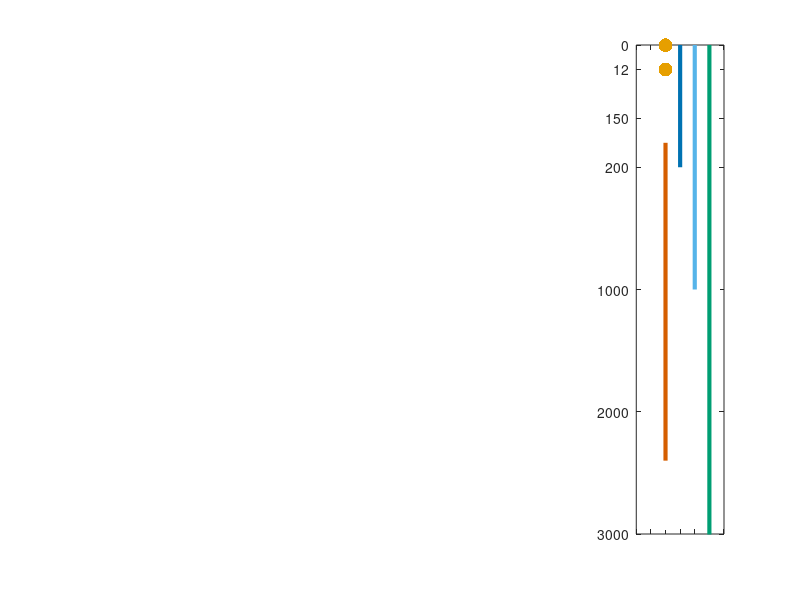

MATLAB code to generate this figure: (Note: this script raises an error after producing the figure.)

cd('G:\My Drive\Matlab_work\BC\Fogaren-OOI-Irminger\CTD_Processing')
load OOI_BCO_DMO_latlons.mat
SUMOlat = 59.933;    SUMOlon = -39.465;

%%

colorblind = [0 0.61961 0.45098; 0 0.44706 0.69804; 0.33725 0.70588 0.91373; 0.94118 0.89412 0.25882;...
    0.90196 0.62353 0; 0.83529 0.36863 0; 0.8 0.47451 0.6549];
close all

figure
subplot(1,5,5)
axes1 = gca;
set(gcf,'position',[100,100,1000,600])
plot(1,1,'.','MarkerSize',30,'Color',colorblind(5,:)) % 1 m 
hold on
plot(1,100,'.','MarkerSize',30,'Color',colorblind(5,:)) % 12 m NSIF
plot([1.5 1.5],[0 500],'Color',colorblind(2,:),'Linewidth',3) % shallow prof
plot([2 2],[0 1000],'Color',colorblind(3,:),'Linewidth',3) % deep prof
plot([1 1],[400 1700],'Color',colorblind(6,:),'Linewidth',3) % wfp
plot([2.5 2.5],[0 3000],'Color',colorblind(1,:),'Linewidth',3) % deep prof
axis ij
xlim([0 3])
ylim([0 2000])
axis ij
set(axes1,'YTick',[0 100 300 500 1000 1500 2000],...
    'YTickLabel',...
                {'0','12','150','200','1000','2000','3000'});
set(axes1,'XTickLabel','','XTick','');
axes1.FontSize = 14;
ylabel('pressure (dbar)')

subplot(1,5,[1 3.75])
plot(1,1,'ok','Linewidth',1.2,'MarkerSize',13,'MarkerFaceColor',colorblind(5,:))
hold on
plot(1,1,'ok','Linewidth',1.2,'MarkerSize',13,'MarkerFaceColor',colorblind(6,:))
plot(1,1,'Linewidth',2,'Color',colorblind(3,:))
plot(1,1,'Linewidth',2,'Color',colorblind(2,:))
plot(1,1,'ok','Linewidth',1.2,'MarkerSize',6,'MarkerFaceColor',colorblind(1,:))
axes1 = gca;
for j = 1:13
    plot(movmean(glider{j}.lon(1:end),1),movmean(glider{j}.lat(1:end),1),'Color',colorblind(3,:),'LineWidth',1.25)
    hold on
end
plot(movmean(glider{3}.lon(1:end),1),movmean(glider{3}.lat(1:end),1),'Color',colorblind(2,:),'LineWidth',1.25)
plot(movmean(glider{10}.lon(1:end),1),movmean(glider{10}.lat(1:end),1),'Color',colorblind(2,:),'LineWidth',1.25)
plot(movmean(glider{13}.lon(1:end),1),movmean(glider{13}.lat(1:end),1),'Color',colorblind(2,:),'LineWidth',1.25)

axes1.FontSize = 14;
ylim([59.5 60.1])
xlim([-40.1 -38.9])
grid on
plot(cast_lat_lon.Lon,cast_lat_lon.Lat,'ok','Linewidth',1.2,'MarkerSize',6,'MarkerFaceColor',colorblind(1,:))
plot(SUMOlon,SUMOlat,'ok','Linewidth',1.2,'MarkerSize',13,'MarkerFaceColor',colorblind(5,:))
plot(Yr5wfp.lon_flord(1),Yr5wfp.lat_flord(1),'ok','Linewidth',1.2,'MarkerSize',13,'MarkerFaceColor',colorblind(6,:))
legend('SUMO','WFP','Glider-1000 m','Glider-200 m','Turn-around CTD Cast','Location','SW','Box','on')

%%
addpath(genpath('G:\My Drive\Matlab_work\Functions\m_map1.4\m_map'))

close all
lon_min = -40.1; lon_max = -38.9;
lat_min = 59.5; lat_max = 60.1;
ind = find(cast_lat_lon.Lon > lon_min & cast_lat_lon.Lon < -39 & cast_lat_lon.Lat > lat_min & cast_lat_lon.Lat < lat_max);

figure
subplot(1,5,5)
axes1 = gca;
set(gcf,'position',[100,100,1000,600])
plot(1,1,'.','MarkerSize',30,'Color',colorblind(5,:)) % 1 m 
hold on
plot(1,100,'.','MarkerSize',30,'Color',colorblind(5,:)) % 12 m NSIF
plot([1.5 1.5],[0 500],'Color',colorblind(2,:),'Linewidth',3) % shallow prof
plot([2 2],[0 1000],'Color',colorblind(3,:),'Linewidth',3) % deep prof
plot([1 1],[400 1700],'Color',colorblind(6,:),'Linewidth',3) % wfp
plot([2.5 2.5],[0 3000],'Color',colorblind(1,:),'Linewidth',3) % deep prof
axis ij
xlim([0 3])
ylim([0 2000])
axis ij
set(axes1,'YTick',[0 100 300 500 1000 1500 2000],...
    'YTickLabel',...
                {'0','12','150','200','1000','2000','3000'});
set(axes1,'XTickLabel','','XTick','');
axes1.FontSize = 14;
ylabel('pressure (dbar)')

subplot(1,5,[1 4])
m_proj('lambert','long',[lon_min lon_max],'lat',[lat_min lat_max]);
h1 = m_plot(SUMOlon,SUMOlat,'ok','Linewidth',1.2,'MarkerSize',13,'MarkerFaceColor',colorblind(5,:));
hold on
h2 = m_plot(Yr5wfp.lon_flord(1),Yr5wfp.lat_flord(1),'ok','Linewidth',1.2,'MarkerSize',13,'MarkerFaceColor',colorblind(6,:));
h3 = m_line(glider{1}.lon,glider{1}.lat,'Linewidth',1.3,'Color',colorblind(3,:));
h4 = m_line(glider{3}.lon,glider{3}.lat,'Linewidth',1.3,'Color',colorblind(2,:));
h5 = m_plot(cast_lat_lon.Lon(ind),cast_lat_lon.Lat(ind),'ok','Linewidth',1.2,'MarkerSize',6,'MarkerFaceColor',colorblind(1,:));
for j  = 1:13
    m_line(glider{j}.lon,glider{j}.lat,'Linewidth',1.3,'Color',colorblind(3,:))
end
m_line(glider{3}.lon,glider{3}.lat,'Linewidth',1.3,'Color',colorblind(2,:))
m_line(glider{10}.lon,glider{10}.lat,'Linewidth',1.3,'Color',colorblind(2,:))
m_line(glider{13}.lon,glider{13}.lat,'Linewidth',1.3,'Color',colorblind(2,:))

m_plot(cast_lat_lon.Lon(ind),cast_lat_lon.Lat(ind),'ok','Linewidth',1.2,'MarkerSize',6,'MarkerFaceColor',colorblind(1,:))
m_plot(SUMOlon,SUMOlat,'ok','Linewidth',1.2,'MarkerSize',13,'MarkerFaceColor',colorblind(5,:))
m_plot(Yr5wfp.lon_flord(1),Yr5wfp.lat_flord(1),'ok','Linewidth',1.2,'MarkerSize',13,'MarkerFaceColor',colorblind(6,:))
% title('Mean Sea Surface Height 2015-2022')
m_grid('box','fancy','tickdir','in','FontSize',14);
set(gca, 'fontsize', 14)
legend([h1 h2 h3 h4 h5],'SUMO','WFP','Glider-1000m','Glider-200m','CTD-Cast','Location','SW')

%%
% sea surface height 
figure; clf 
m_proj('Albers Equal-Area Conic','long',[lon_min lon_max],'lat',[lat_min lat_max])
%%
geoscatter(Yr5wfp.lat_flord(1),Yr5wfp.lon_flord(1),'filled')%,'ok','Linewidth',1.2,'MarkerSize',130,'MarkerFaceColor',colorblind(6,:))
geoscatter(SUMOlat,SUMOlon,'filled')%,'ok','Linewidth',1.2,'MarkerSize',13,'MarkerFaceColor',colorblind(5,:))
geoscatter(cast_lat_lon.Lat,cast_lat_lon.Lon,'filled')%,'ok','Linewidth',1.2,'MarkerSize',6,'MarkerFaceColor',colorblind(1,:))
%%
figure
newmap
% geoplot(land,FaceColor = [ 0.65 0.85 0.45])
geolimits([59.5 60.1],[-40.1 -38.9])
for j = 1:13
    geoplot(glider{j}.lat,glider{j}.lon)
    hold on
end
geoscatter(Yr5wfp.lat_flord(1),Yr5wfp.lon_flord(1),'filled')%,'ok','Linewidth',1.2,'MarkerSize',130,'MarkerFaceColor',colorblind(6,:))
geoscatter(SUMOlat,SUMOlon,'filled')%,'ok','Linewidth',1.2,'MarkerSize',13,'MarkerFaceColor',colorblind(5,:))
geoscatter(cast_lat_lon.Lat,cast_lat_lon.Lon,'filled')%,'ok','Linewidth',1.2,'MarkerSize',6,'MarkerFaceColor',colorblind(1,:))
